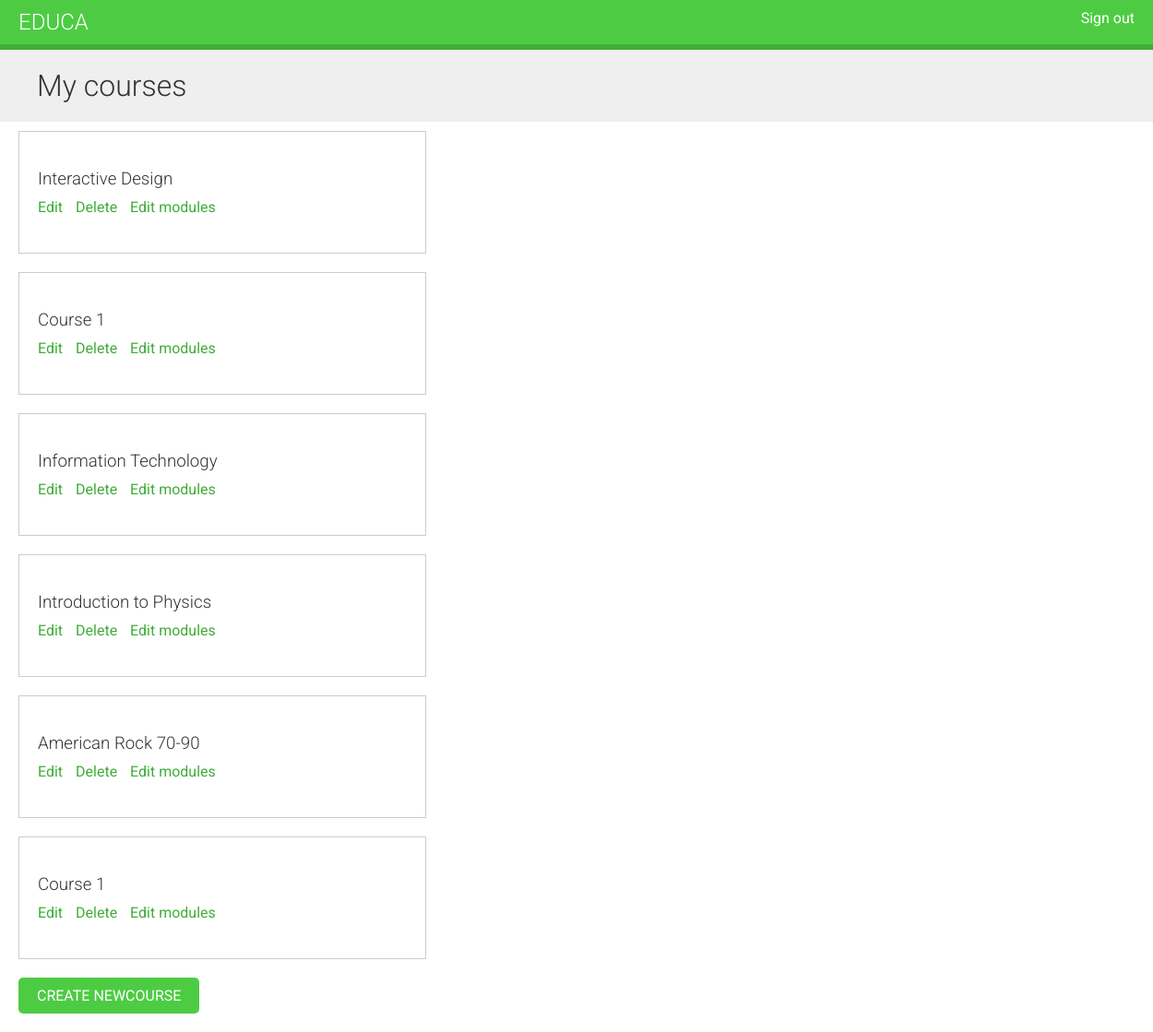
Page /course/mine/ (signed in) on the earlier database version.
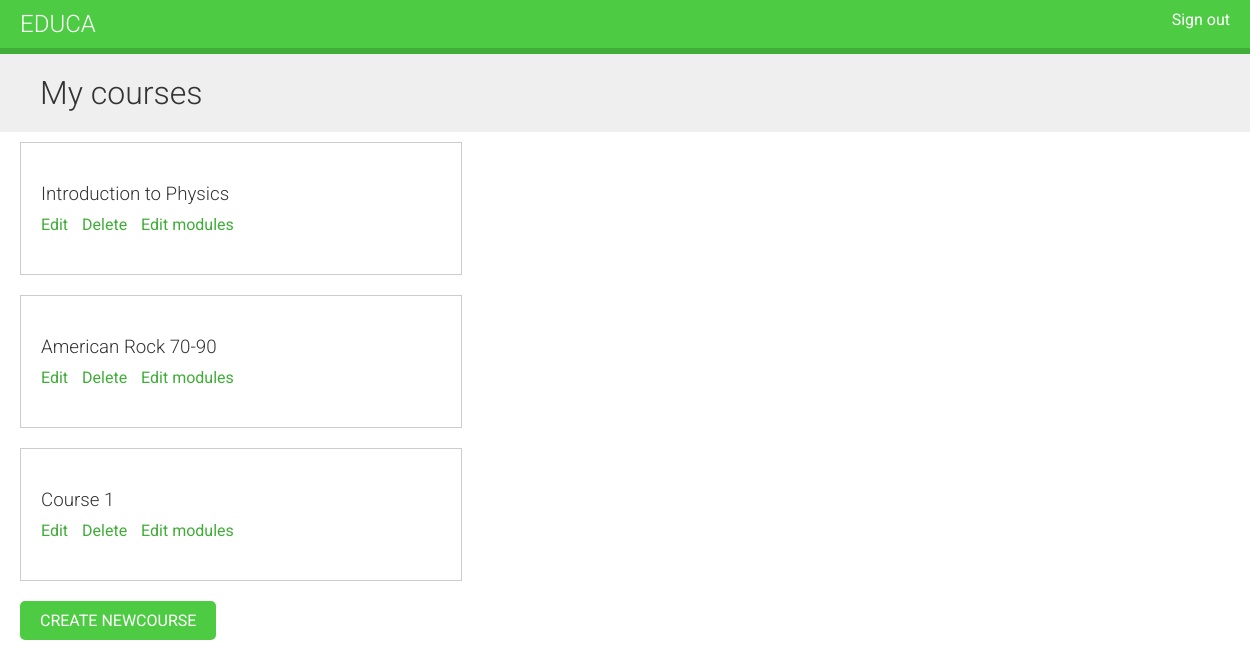
Same page on the later database version.
### courses/models.py (models this page shows, shortened)
class Course(models.Model):
    owner = models.ForeignKey(User,related_name='courses_created', on_delete=models.CASCADE)
    subject = models.ForeignKey(Subject,related_name='courses', on_delete=models.CASCADE)
    title = models.CharField(max_length=200)
    slug = models.SlugField(max_length=200, unique=True)
    overview = models.TextField()
    created = models.DateTimeField(auto_now_add=True)
    class Meta:
        ordering = ('-created',)

### courses/views.py (the view)
# urls.py: path('mine/', views.ManageCourseListView.as_view(), name='manage_course_list'),
class ManageCourseListView(ListView):
    model = Course
    template_name = 'courses/manage/course/list.html'

### courses/views.py (called while the page is built)
    def get_queryset(self):
        qs = super(OwnerMixin, self).get_queryset()
        return qs.filter(owner=self.request.user)

### courses/templates/courses/manage/course/list.html (shortened to what this page needs)
{% extends "base.html" %}
{% block content %}
    <h1>My courses</h1>
    <div class="module">
    {% for course in object_list %}
        <div class="course-info">
        <h3>{{ course.title }}</h3>
            <p>
                <a href="{% url "course_edit" course.id %}">Edit</a>
                <a href="{% url "course_delete" course.id %}">Delete</a>
                <a href="{% url "course_module_update" course.id %}">Edit modules</a>
            </p>
        </div>
    {% empty %}
        <p>You haven't created any courses yet.</p>
    {% endfor %}
    <p>
        <a href="{% url "course_create" %}" class="button">Create newcourse</a>
    </p>
    </div>
{% endblock %}

### courses/templates/base.html (shortened to what this page needs)
{% load staticfiles %}
<!DOCTYPE html>
<html>
<head>
    <link href="{% static "css/base.css" %}" rel="stylesheet">
</head>
<body>
<div id="header">
    <a href="/" class="logo">Educa</a>
    <ul class="menu">
        {% if request.user.is_authenticated %}
            <li><a href="{% url "logout" %}">Sign out</a></li>
        {% else %}
            <li><a href="{% url "login" %}">Sign in</a></li>
        {% endif %}
    </ul>
</div>
<div id="content">
    {% block content %}
    {% endblock %}
</div>
</body>
</html>

### courses/static/css/base.css (style rules this page uses)
body { margin:0; font-family:'Roboto', sans-serif; font-weight:400; color:#333; }
a { color:#3fad37; text-decoration:none; }
h1, h2, h3, h4, h5, h6 { font-family:'Roboto', sans-serif; font-weight:300; }
h1 { background:#efefef; width:100%; overflow:auto; padding:20px 0 20px 40px; margin:0; }
.module { overflow:auto; }
.module h3 { margin:30px 0 0; padding:0; width:100%; }
.module p { margin:10px 0 20px; width:100%; float:left; }
#header { background:#4dcc43; overflow:auto; padding:10px 20px; border-bottom:6px solid #3fad37; }
#header .logo { text-decoration:none; font-family:'Roboto', sans-serif; font-weight:300; text-transform:uppercase; font-size:24px; color:#fff; float:left; }
#header a { color:#fff; }
#header .menu { list-style:none; float:right; margin:0; padding:0; }
.module { padding:10px 20px; float:left; }
input[type=submit], a.button { border-radius:5px; background:#4dcc43; color:#fff; font-size:16px; text-transform:uppercase; border:none; padding:10px 20px; margin:20px 0; }
.course-info { border:1px solid #ccc; padding:10px 20px 20px; width:400px; overflow:auto; margin-bottom:20px; }
.course-info a { margin-right:10px; }

Differences in the rows shown:
removed Course: title "Interactive Design"
removed Course: title "Course 1"
removed Course: title "Information Technology"
